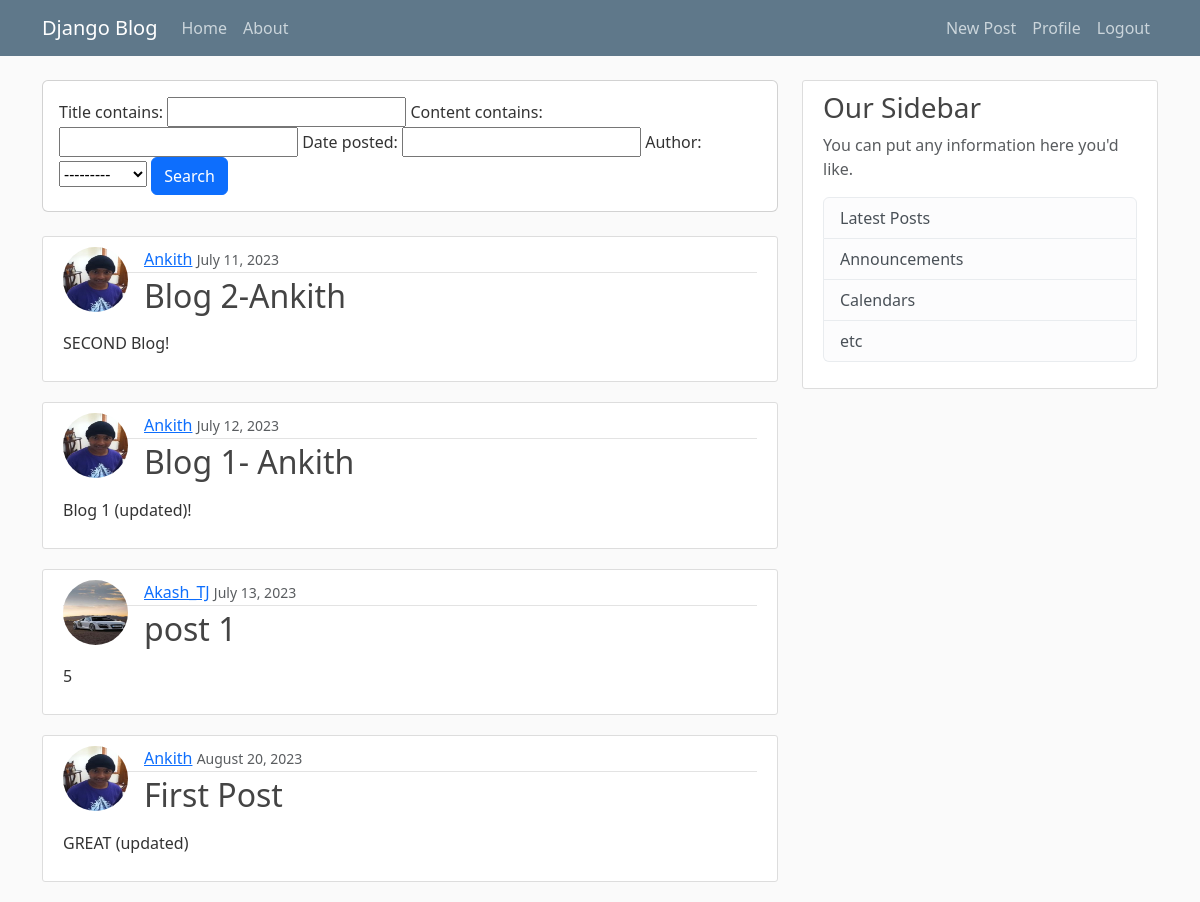
The app's page / (signed in) with its own data.
### blog/models.py (models this page shows, shortened)
class Post(models.Model):
  title = models.CharField(max_length=100)
  content = models.TextField()
  date_posted = models.DateTimeField(default=timezone.now) #dont put parenthises after timezone.now so its passed but not called
  author = models.ForeignKey(User, on_delete = models.CASCADE) #this just relates the User model to the author field, but it doesn't get the currently logged in user.

### users/models.py (models this page shows, shortened)
class Profile(models.Model):
    user = models.OneToOneField(User, on_delete=models.CASCADE)
    image = models.ImageField(default='default.jpg', upload_to='profile_pics') #store locally

### blog/views.py (the view)
# urls.py: path('', PostListView.as_view(), name='blog-home'),
class PostListView(ListView): #View for an object we will be looping over to display, this must be provided
    model = Post #Variable that must be set so the class-view knows what model object to query/loop over, per django conventions
    template_name = 'blog/home.html'
    context_object_name = 'posts' #Renaming variable per django conventions so it works with our blog home template as is
    ordering = ['-date_posted'] #change ordering of field to be reversed, so it prints from the last posted not the first posted
    paginate_by = 5
    def get_queryset(self):
        filter = PostFilter(self.request.GET, queryset=Post.objects.all())
        return filter.qs
    def get_context_data(self, **kwargs):
        context = super().get_context_data(**kwargs)
        filter = PostFilter(self.request.GET, queryset=Post.objects.all())
        context["filter"] = filter
        return context

### blog/templates/blog/home.html (shortened to what this page needs)
{% extends "blog/base.html" %}
{% block content %}
  <div class="row">
    <div class="col">
        <div class="card card-body mb-4">
          <form method="get">
            {{ filter.form }}
            <button class="btn btn-primary" type="submit">Search</button>
          </form>
        </div>
    </div>
  </div>
  {%for post in posts%}
    <article class="media content-section">
      <img class = "float-start rounded-circle article-img" src = "{{post.author.profile.image.url}}">
      <div class="media-body">
        <div class="article-metadata">
          <a class="mr-2" href="{%url 'user-post' post.author.username%}">{{ post.author }}</a>
          <small class="text-muted">{{ post.date_posted|date:'F d, Y' }}</small>
        </div>
        <h2><a class="text-decoration-none article-title" href="{% url 'post-detail' post.pk %}">{{ post.title }}</a></h2>
        <div>
          <p class="article-content">{{ post.content }}</p>
        </div>
      </div>
    </article>
  {%endfor%}
{% endblock content %}

### blog/static/blog/main.css (style rules this page uses)
body { background: #fafafa; color: #333333; margin-top: 5rem; }
h1, h2, h3, h4, h5, h6 { color: #444444; }
.content-section { background: #ffffff; padding: 10px 20px; border: 1px solid #dddddd; border-radius: 3px; margin-bottom: 20px; }
.article-title { color: #444444; }
.article-content { white-space: pre-line; margin-top: 16px; }
.article-img { height: 65px; width: 65px; margin-right: 16px; }
.article-metadata { padding-bottom: 1px; margin-bottom: 4px; border-bottom: 1px solid #e3e3e3 }

### records on screen
Post: author.profile.image (picture), author "Ankith", date_posted "July 11, 2023", title "Blog 2-Ankith", content "SECOND Blog!"
Post: author.profile.image (picture), author "Ankith", date_posted "July 12, 2023", title "Blog 1- Ankith", content "Blog 1 (updated)!"
Post: author.profile.image (placeholder picture), author "Akash_TJ", date_posted "July 13, 2023", title "post 1", content "5"
Post: author.profile.image (picture), author "Ankith", date_posted "August 20, 2023", title "First Post", content "GREAT (updated)"
